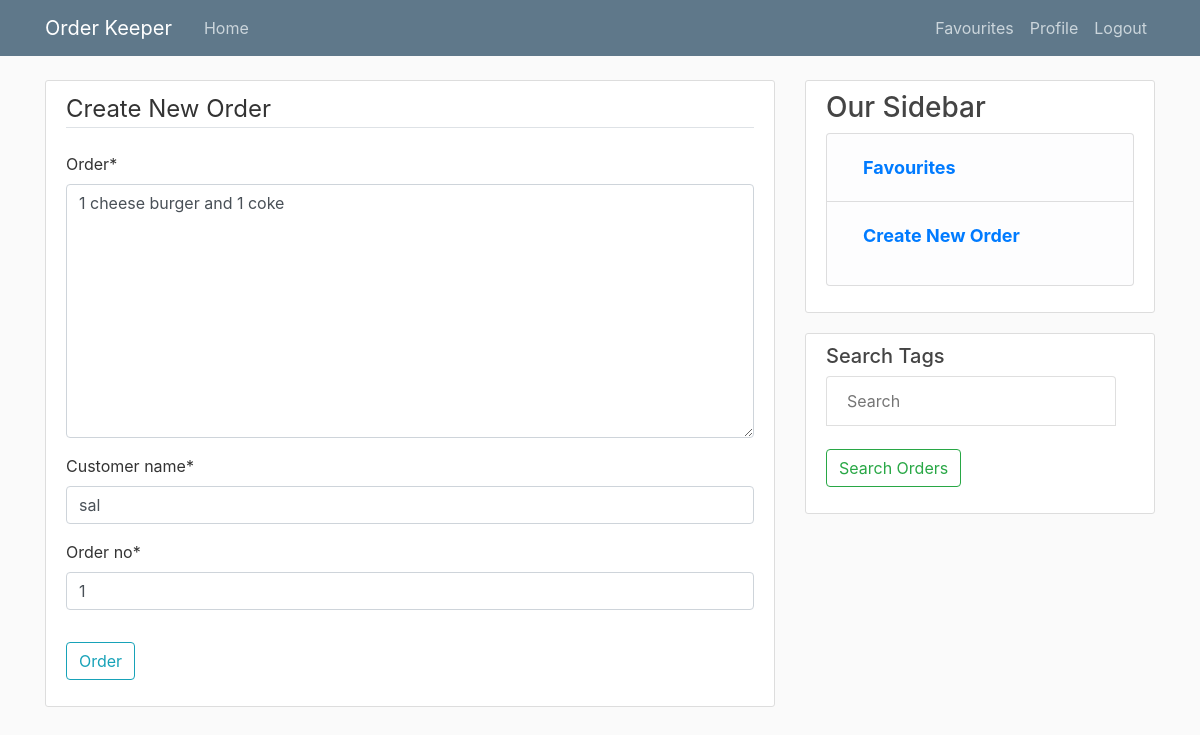
/order/1/update/ (signed in), run on the app's committed database.
### order/models.py (models this page shows, shortened)
class Order(models.Model):
    order_no = models.CharField(max_length = 100)
    order = models.TextField()
    customer_name = models.CharField(max_length = 100)
    author = models.ForeignKey(User, on_delete = models.CASCADE)
    time_posted = models.DateTimeField(default = timezone.now)
    favourites = models.ManyToManyField(User, related_name='favourite', default=None, blank=None)
    is_favourite = models.BooleanField(default=False)
    tags = TaggableManager()

### order/views.py (the view, shortened to what this page needs)
# urls.py: path('order/<int:pk>/update/', PostUpdateView.as_view(), name='order-update'),
class PostUpdateView(LoginRequiredMixin, UserPassesTestMixin, UpdateView):
    model = Order
    fields = ['order', 'customer_name', 'order_no', 'tags']
    def test_func(self):
        order = self.get_object()
        if self.request.user == order.author:
            return True
        return False

### order/templates/order/order_form.html (shortened to what this page needs)
{% extends "order/base.html" %}
{% load crispy_forms_tags %}
{% block content %}
    <div class="content-section">
        <form method="POST">
            <fieldset class="form-group">
                <legend class="border-bottom mb-4">Create New Order</legend>
                {{ form|crispy }}
            </fieldset>
            <div class="form-group">
                <button class="btn btn-outline-info" type="submit"> Order </button>
            </div>
        </form>
    </div>
{% endblock content %}

### order/static/order/main.css (style rules this page uses)
body { background: #fafafa; color: #333333; margin-top: 5rem; }
.content-section { background: #ffffff; padding: 10px 20px; border: 1px solid #dddddd; border-radius: 3px; margin-bottom: 20px; }

### data on the page
Order: order "1 cheese burger and 1 coke", customer_name "sal", order_no "1"
